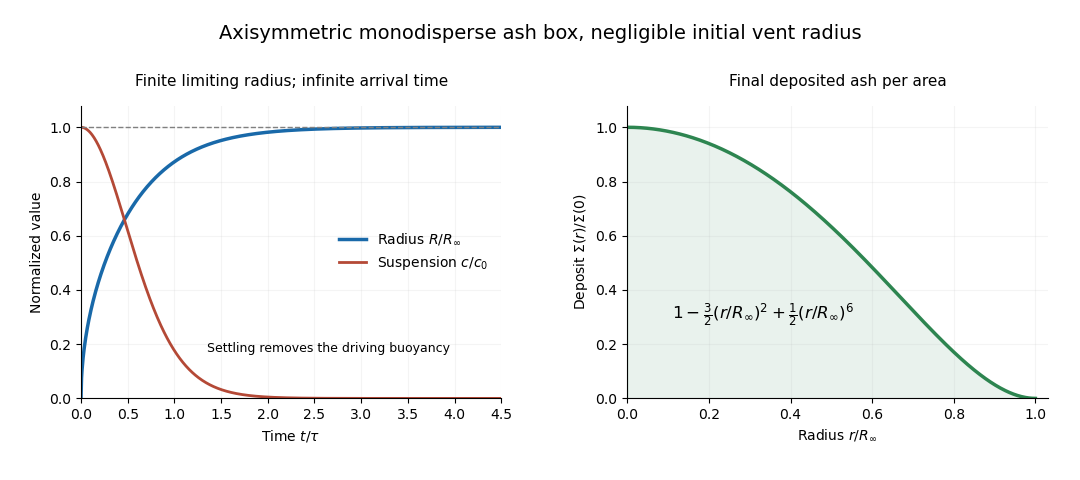

The script that saved this image:
"""Original box-model ash runout/deposit diagram; Python 3.14, root dependencies.

Outputs an opaque basename PNG to caller CWD; caller chooses MPLCONFIGDIR.
"""
from pathlib import Path
import numpy as np
import matplotlib.pyplot as plt


def main():
    fig,(time_ax,dep_ax)=plt.subplots(1,2,figsize=(10.8,4.8),dpi=100,facecolor="white")
    fig.subplots_adjust(left=0.075,right=0.97,bottom=0.17,top=0.78,wspace=0.3)
    t=np.linspace(0,4.5,801)
    time_ax.plot(t,np.sqrt(np.tanh(t)),color="#1969a9",lw=2.5,label=r"Radius $R/R_\infty$")
    time_ax.plot(t,1/np.cosh(t)**4,color="#b44936",lw=2,label=r"Suspension $c/c_0$")
    time_ax.axhline(1,color="0.5",lw=1,ls="--")
    time_ax.set(xlim=(0,4.5),ylim=(0,1.08),xlabel=r"Time $t/\tau$",ylabel="Normalized value")
    time_ax.set_title("Finite limiting radius; infinite arrival time",fontsize=11,pad=14)
    time_ax.legend(loc="center right",fontsize=10,frameon=False)
    time_ax.text(1.35,0.17,"Settling removes the driving buoyancy",fontsize=9)
    r=np.linspace(0,1,501)
    dep=1-1.5*r*r+0.5*r**6
    dep_ax.plot(r,dep,color="#2d8550",lw=2.5)
    dep_ax.fill_between(r,0,dep,color="#2d8550",alpha=0.1)
    dep_ax.set(xlim=(0,1.03),ylim=(0,1.08),xlabel=r"Radius $r/R_\infty$",ylabel=r"Deposit $\Sigma(r)/\Sigma(0)$")
    dep_ax.set_title("Final deposited ash per area",fontsize=11,pad=14)
    dep_ax.text(0.11,0.29,r"$1-\frac{3}{2}(r/R_\infty)^2+\frac{1}{2}(r/R_\infty)^6$",fontsize=12)
    fig.suptitle("Axisymmetric monodisperse ash box, negligible initial vent radius",fontsize=14,y=0.95)
    for ax in (time_ax,dep_ax):
        ax.grid(alpha=0.13)
        ax.set_facecolor("white")
        ax.spines['top'].set_visible(False)
        ax.spines['right'].set_visible(False)
    fig.savefig(Path.cwd()/"paper-83-ash-runout.png",dpi=100,facecolor="white",transparent=False)
    plt.close(fig)


if __name__=="__main__":
    main()
